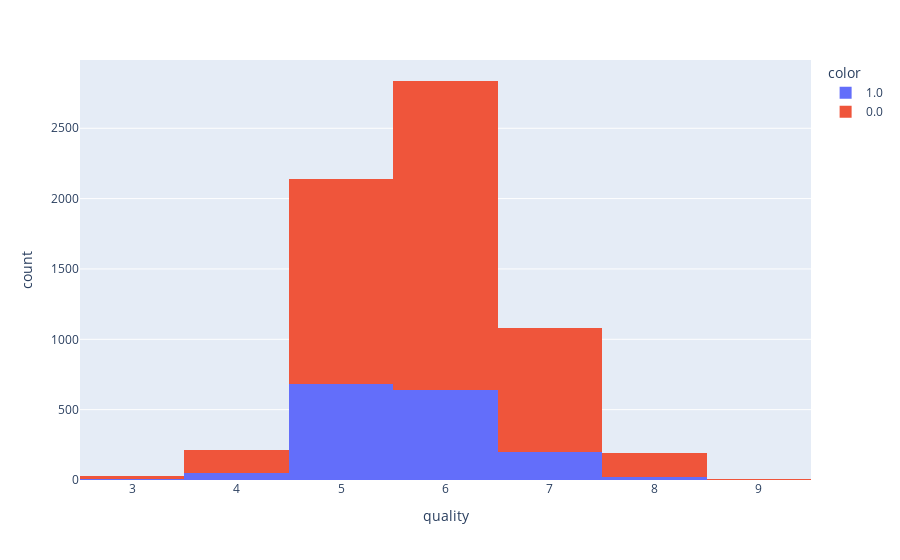

The notebook cell saved with this chart:
### Code cell
fig = px.histogram(wine, x='quality', color='color')
fig.show()

### Figure 1 — Plotly figure (JSON) as saved in the notebook; plotly's stock layout.template omitted (floating-point values rounded to 4 significant figures; data arrays with more than 128 entries replaced by an {"elided": "..."} marker saying what was removed)
{"data": [{"alignmentgroup": "True", "bingroup": "x", "hovertemplate": "color=1.0<br>quality=%{x}<br>count=%{y}<extra></extra>", "legendgroup": "1.0", "marker": {"color": "#636efa", "pattern": {"shape": ""}}, "name": "1.0", "offsetgroup": "1.0", "orientation": "v", "showlegend": true, "type": "histogram", "x": {"elided": "1599 int values"}, "xaxis": "x", "yaxis": "y"}, {"alignmentgroup": "True", "bingroup": "x", "hovertemplate": "color=0.0<br>quality=%{x}<br>count=%{y}<extra></extra>", "legendgroup": "0.0", "marker": {"color": "#EF553B", "pattern": {"shape": ""}}, "name": "0.0", "offsetgroup": "0.0", "orientation": "v", "showlegend": true, "type": "histogram", "x": {"elided": "4898 int values"}, "xaxis": "x", "yaxis": "y"}], "layout": {"barmode": "relative", "legend": {"title": {"text": "color"}, "tracegroupgap": 0}, "margin": {"t": 60}, "xaxis": {"anchor": "y", "domain": [0, 1], "title": {"text": "quality"}}, "yaxis": {"anchor": "x", "domain": [0, 1], "title": {"text": "count"}}}}
